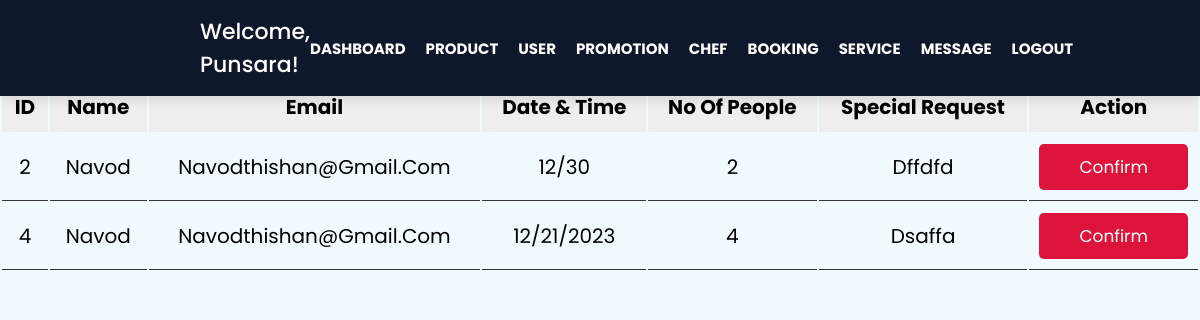
/Admin/booking.php (signed in), run on the app's committed database.
### tables this page shows
CREATE TABLE `bookings` (
  `id` int(11) NOT NULL,
  `name` varchar(250) NOT NULL,
  `email` varchar(250) NOT NULL,
  `datetime` varchar(40) NOT NULL,
  `people` varchar(25) NOT NULL,
  `special_request` varchar(350) NOT NULL
);

### Admin/booking.php (the view, shortened to what this page needs)
<?php
include 'navbar.php';
include 'config.php';
if ($_SERVER["REQUEST_METHOD"] == "POST") {
    $start_date = $_POST['start_date'];
    $end_date = $_POST['end_date'];
    $selectBookings = mysqli_query($conn, "SELECT * FROM bookings
                                           WHERE DATE(datetime) BETWEEN '$start_date' AND '$end_date'");
} else {
    $selectBookings = mysqli_query($conn, "SELECT * FROM bookings");
}
?>
<!DOCTYPE html>
<html lang="en">
<head>
    <link rel="stylesheet" href="https://cdnjs.cloudflare.com/ajax/libs/font-awesome/5.15.4/css/all.min.css">
    <link rel="stylesheet" href="style.css">
</head>
<body>
<div class="product-display">
    <table class="product-display-table">
        <thead>
            <tr>
                <th>ID</th>
                <th>Name</th>
                <th>Email</th>
                <th>Date & Time</th>
                <th>No Of People</th>
                <th>Special Request</th>
                <th>Action</th>
            </tr>
        </thead>
        <?php while ($booking = mysqli_fetch_assoc($selectBookings)) { ?>
            <tr>
                <td><?php echo $booking['id']; ?></td>
                <td><?php echo $booking['name']; ?></td>
                <td><?php echo $booking['email']; ?></td>
                <td><?php echo $booking['datetime']; ?></td>
                <td><?php echo $booking['people']; ?></td>
                <td><?php echo $booking['special_request']; ?></td>
                <td>
                    <a href="?delete_booking_id=<?php echo $booking['id']; ?>" class="btn">Confirm</a>
                </td>
            </tr>
        <?php } ?>
    </table>
</div>
</body>
</html>

### Admin/style.css (style rules this page uses)
* { margin: 0; padding: 0; box-sizing: border-box; font-family: "Poppins", sans-serif; }
body { background: #f0faff; }
a { color: #fff; text-decoration: none; }
:root { --green:#0F172B; --black:#333; --white:#fff; --bg-color:#eee; --box-shadow:0 .5rem 1rem rgba(0,0,0,.1); --border:.1rem solid var(--black); margin-top: 60px; }
* { font-family: 'Poppins', sans-serif; margin:0; padding:0; box-sizing: border-box; outline: none; border:none; text-decoration: none; text-transform: capitalize; }
html { font-size: 62.5%; overflow-x: hidden; }
.btn { display: block; width: 100%; cursor: pointer; border-radius: .5rem; margin-top: 1rem; font-size: 1.7rem; padding:1rem 3rem; background: var(--green); color:var(--white); text-align: center; }
.product-display { margin:2rem 0; }
.product-display .product-display-table { width: 100%; text-align: center; }
.product-display .product-display-table thead { background: var(--bg-color); }
.product-display .product-display-table th { padding:1rem; font-size: 2rem; }
.product-display .product-display-table td { padding:1rem; font-size: 2rem; border-bottom: var(--border); }
.product-display .product-display-table .btn:first-child { margin-top: 0; }
.product-display .product-display-table .btn:last-child { background: crimson; }

### data on the page
bookings: id "2", name "Navod", email "Navodthishan@gmail.com", datetime "12/30", people "2", special_request "Dffdfd"
bookings: id "4", name "Navod", email "Navodthishan@gmail.com", datetime "12/21/2023", people "4", special_request "Dsaffa"

### other printed values
$_SESSION['admin_name'] "Punsara"
